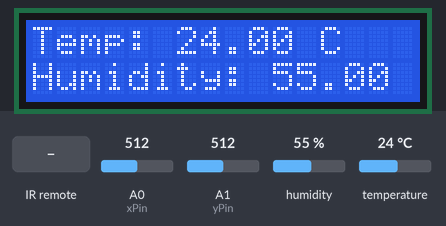
The sketch below on a simulated Arduino Uno, built with avr-gcc and run on an emulated ATmega328P. Parts: 16×2 character LCD. Inputs (shaded band) come from the test bench; at power-on: humidity 55 %, temperature 24 °C, A1 (yPin) = 512, A0 (xPin) = 512. What the sketch prints to the serial monitor is not drawn.

Above: at 1.2 s.
1.3 s: humidity set to 22 %
At 2.9 s:
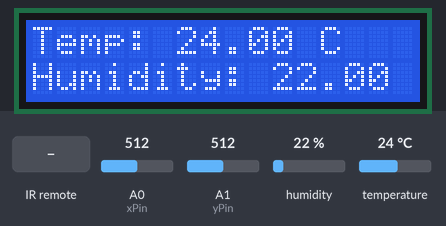
4.1 s: temperature set to 12 °C
At 5.3 s:
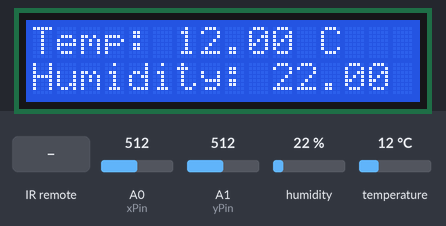
6.2 s: infrared code 0xFFA25D received
At 6.6 s:
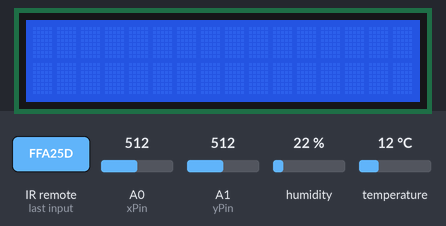
9.4 s: A1 (yPin) set to 409
10.9 s: A1 (yPin) set to 387
Timing chart, 0 to 13.5 s (numbered marks = the images above; inputs shaded):
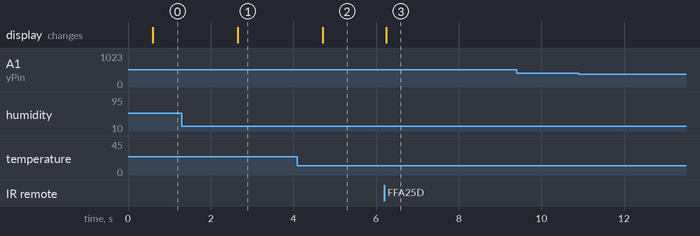

The sketch:

streamdeck.ino
```cpp
#include <LiquidCrystal.h>
#include <DHT.h>
#include <IRremote.h>

int rs = 13;
int e = 12;
int d4 = 11;
int d5 = 10;
int d6 = 9;


int d7 = 8;
LiquidCrystal lcd(rs, e, d4, d5, d6, d7);

#define DHTPIN 4
#define DHTTYPE DHT11
DHT dht(DHTPIN, DHTTYPE);

int IR = 7;
IRrecv irrecv(IR);
decode_results cmd;

int xPin = A0;
int yPin = A1;

int stage = 0;
bool forceUpdate = false;

void setup() {
  Serial.begin(9600);
  lcd.begin(16, 2);
  dht.begin();
  irrecv.enableIRIn();
  pinMode(xPin, INPUT);
  pinMode(yPin, INPUT);
}

void loop() {
  irr();

  if (stage == 0) {
    displayTemperatureAndHumidity();
  } else if (stage == 1) {
    lcd.clear();
    float xVal = analogRead(xPin);
    float yVal = analogRead(yPin);

    Serial.print("xVal: ");
    Serial.println(xVal);
    Serial.print("yVal: ");
    Serial.println(yVal);
    if (xVal < 400) {
      Serial.println("W");
    }
    if (xVal > 800) {
      Serial.println("S");
    }
    if (yVal > 800) {
      Serial.println("A");
    }
    if (yVal < 400) {
      Serial.println("D");
    }
    delay(100);
  } else if (stage == 2) {
    lcd.clear();
    float xVal = analogRead(xPin);
    float yVal = analogRead(yPin);

    Serial.print("xVal: ");
    Serial.println(xVal);
    Serial.print("yVal: ");
    Serial.println(yVal);

    if (xVal < 400) {
      Serial.println("obs1");
    }
    if (xVal > 800) {
      Serial.println("obs2");
    }
    if (yVal > 800) {
      Serial.println("obs3");
    }
    if (yVal < 400) {
      Serial.println("obs4");
    }
  }
}

void irr() {
  if (irrecv.decode(&cmd)) {
    Serial.println(cmd.value, HEX);
    if (cmd.value == 0xFFA25D) {
      stage = (stage + 1) % 3;
      if (stage == 0) {
        forceUpdate = true;
      }
    }
    if (cmd.value == 0xFF629D) {
      Serial.println("+");
    }
    if (cmd.value == 0xFFA857) {
      Serial.println("-");
    }
    if (cmd.value == 0xFF02FD) {
      Serial.println("play/pause");
    }
    if (cmd.value == 0xFF22DD) {
      Serial.println("back");
    }
    if (cmd.value == 0xFFC23D) {
      Serial.println("next");
    }
    if (cmd.value == 0xFF6897){
      Serial.println("obs");
    }

    irrecv.resume();
  }
}

void displayTemperatureAndHumidity() {
  float temperature = dht.readTemperature();
  float humidity = dht.readHumidity();

  delay(500);
  lcd.clear();
  lcd.setCursor(0, 0);
  lcd.print("Temp: ");
  lcd.print(temperature);
  lcd.print(" C");

  lcd.setCursor(0, 1);
  lcd.print("Humidity: ");
  lcd.print(humidity);
  lcd.print(" %");

  Serial.print("Temperature: ");
  Serial.print(temperature);
  Serial.println(" C");
  Serial.print("Humidity: ");
  Serial.print(humidity);
  Serial.println(" %");
}
```

Measured:
- after the input at 1.3 s, the display: changes after 1.4 s (image 1)
- after the input at 4.1 s, the display: changes after 0.61 s (image 2)
- after the input at 6.2 s, the display: changes at once (image 3)
- after the input at 9.4 s, every drawn part: stays the same
- after the input at 10.9 s, every drawn part: stays the same
